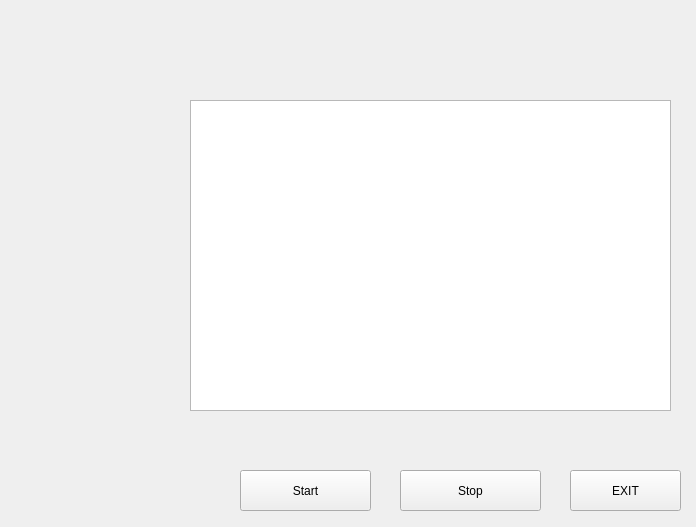
<?xml version="1.0" encoding="UTF-8"?>
<ui version="4.0">
 <class>Widget</class>
 <widget class="QWidget" name="Widget">
  <property name="geometry">
   <rect>
    <x>0</x>
    <y>0</y>
    <width>696</width>
    <height>527</height>
   </rect>
  </property>
  <property name="windowTitle">
   <string>Ex3</string>
  </property>
  <widget class="QPushButton" name="Exit">
   <property name="geometry">
    <rect>
     <x>570</x>
     <y>470</y>
     <width>111</width>
     <height>41</height>
    </rect>
   </property>
   <property name="text">
    <string>EXIT</string>
   </property>
  </widget>
  <widget class="QPushButton" name="Start">
   <property name="geometry">
    <rect>
     <x>240</x>
     <y>470</y>
     <width>131</width>
     <height>41</height>
    </rect>
   </property>
   <property name="text">
    <string>Start</string>
   </property>
  </widget>
  <widget class="QPushButton" name="Stop">
   <property name="geometry">
    <rect>
     <x>400</x>
     <y>470</y>
     <width>141</width>
     <height>41</height>
    </rect>
   </property>
   <property name="text">
    <string>Stop</string>
   </property>
  </widget>
  <widget class="QGraphicsView" name="graphicsView">
   <property name="geometry">
    <rect>
     <x>190</x>
     <y>100</y>
     <width>481</width>
     <height>311</height>
    </rect>
   </property>
  </widget>
 </widget>
 <resources/>
 <connections>
  <connection>
   <sender>Exit</sender>
   <signal>clicked()</signal>
   <receiver>Widget</receiver>
   <slot>close()</slot>
   <hints>
    <hint type="sourcelabel">
     <x>580</x>
     <y>436</y>
    </hint>
    <hint type="destinationlabel">
     <x>535</x>
     <y>433</y>
    </hint>
   </hints>
  </connection>
 </connections>
</ui>
